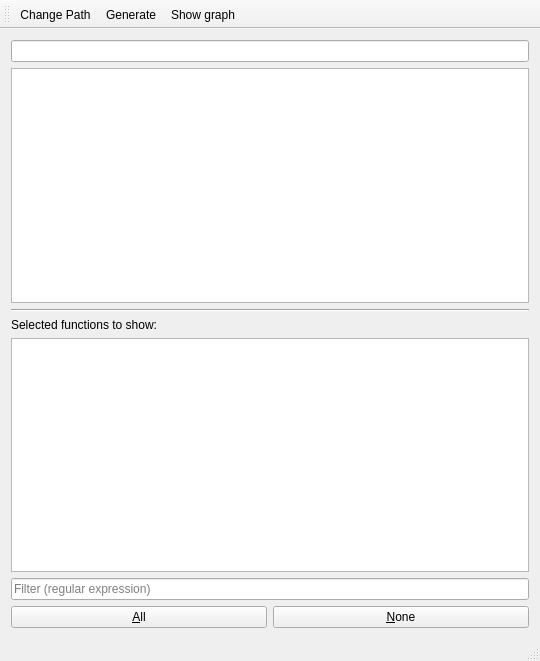
<?xml version="1.0" encoding="UTF-8"?>
<ui version="4.0">
 <class>MainWindow</class>
 <widget class="QMainWindow" name="MainWindow">
  <property name="geometry">
   <rect>
    <x>0</x>
    <y>0</y>
    <width>540</width>
    <height>661</height>
   </rect>
  </property>
  <property name="sizePolicy">
   <sizepolicy hsizetype="Fixed" vsizetype="Expanding">
    <horstretch>0</horstretch>
    <verstretch>0</verstretch>
   </sizepolicy>
  </property>
  <property name="windowTitle">
   <string>cflow-gui</string>
  </property>
  <property name="windowIcon">
   <iconset resource="images.qrc">
    <normaloff>:/images/images/fork-8x.png</normaloff>:/images/images/fork-8x.png</iconset>
  </property>
  <widget class="QWidget" name="centralWidget">
   <layout class="QGridLayout" name="gridLayout">
    <item row="4" column="0">
     <widget class="QListWidget" name="listWidgetFunctions"/>
    </item>
    <item row="0" column="0">
     <widget class="QLineEdit" name="lineEditRootPath"/>
    </item>
    <item row="3" column="0">
     <widget class="QLabel" name="labelFunctions">
      <property name="text">
       <string>Selected functions to show:</string>
      </property>
     </widget>
    </item>
    <item row="6" column="0">
     <layout class="QHBoxLayout" name="horizontalLayout">
      <item>
       <widget class="QPushButton" name="pushButtonAll">
        <property name="text">
         <string>&amp;All</string>
        </property>
       </widget>
      </item>
      <item>
       <widget class="QPushButton" name="pushButtonNone">
        <property name="text">
         <string>&amp;None</string>
        </property>
       </widget>
      </item>
     </layout>
    </item>
    <item row="1" column="0">
     <widget class="QTreeView" name="fileSystemTreeView"/>
    </item>
    <item row="5" column="0">
     <widget class="QLineEdit" name="lineEditFilter">
      <property name="placeholderText">
       <string>Filter (regular expression)</string>
      </property>
     </widget>
    </item>
    <item row="2" column="0">
     <widget class="Line" name="line">
      <property name="orientation">
       <enum>Qt::Horizontal</enum>
      </property>
     </widget>
    </item>
   </layout>
  </widget>
  <widget class="QMenuBar" name="menuBar">
   <property name="geometry">
    <rect>
     <x>0</x>
     <y>0</y>
     <width>540</width>
     <height>27</height>
    </rect>
   </property>
  </widget>
  <widget class="QToolBar" name="mainToolBar">
   <attribute name="toolBarArea">
    <enum>TopToolBarArea</enum>
   </attribute>
   <attribute name="toolBarBreak">
    <bool>false</bool>
   </attribute>
   <addaction name="actionPath"/>
   <addaction name="actionGenerate"/>
   <addaction name="actionShowGraph"/>
  </widget>
  <widget class="QStatusBar" name="statusBar"/>
  <action name="actionPath">
   <property name="icon">
    <iconset>
     <normalon>:/images/images/folder-2x.png</normalon>
    </iconset>
   </property>
   <property name="text">
    <string>Change Path</string>
   </property>
   <property name="toolTip">
    <string>Change Path</string>
   </property>
   <property name="shortcut">
    <string>Alt+E</string>
   </property>
  </action>
  <action name="actionShowGraph">
   <property name="icon">
    <iconset>
     <normalon>:/images/images/eye-2x.png</normalon>
    </iconset>
   </property>
   <property name="text">
    <string>Show graph</string>
   </property>
   <property name="toolTip">
    <string>Show Graph as PDF</string>
   </property>
   <property name="shortcut">
    <string>Alt+S</string>
   </property>
  </action>
  <action name="actionGenerate">
   <property name="icon">
    <iconset>
     <normalon>:/images/images/share-boxed-2x.png</normalon>
    </iconset>
   </property>
   <property name="text">
    <string>Generate</string>
   </property>
   <property name="toolTip">
    <string>Generate Graph</string>
   </property>
   <property name="shortcut">
    <string>Alt+R</string>
   </property>
  </action>
 </widget>
 <layoutdefault spacing="6" margin="11"/>
 <resources>
  <include location="images.qrc"/>
 </resources>
 <connections/>
</ui>
